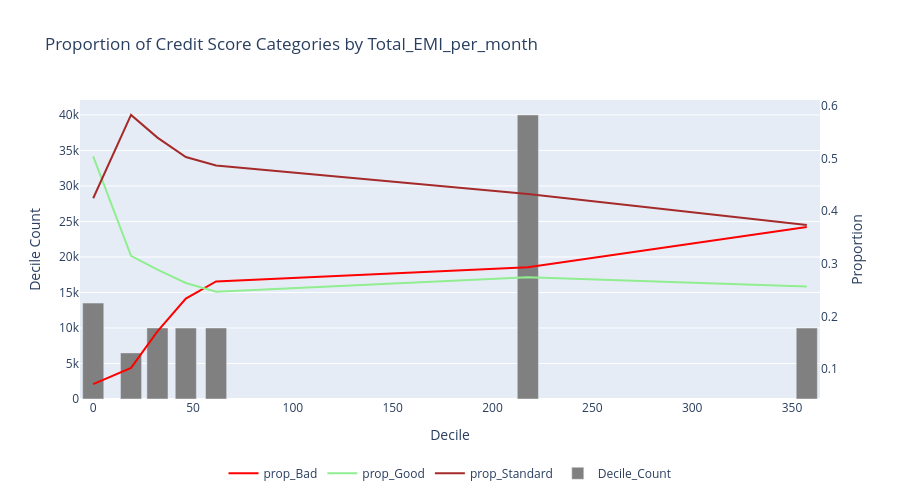

Notebook source saved alongside this figure:
### Code cell
chart_types = {
    "prop_Good":"line",
    "prop_Standard":"line",
    "prop_Bad": "line",  
    "Decile_Count": "bar"    
}

fig = plot_interactive_chart(
    df=grouped_deciles_summary,  
    y_columns=["prop_Bad", "prop_Good", "prop_Standard", "Decile_Count"],  
    x_column="Decile_Max",  
    chart_types=chart_types, 
    title=f"Proportion of Credit Score Categories by {continuous_variable}",
    x_title="Decile",
    y_title="Decile Count",  
    y2_title="Proportion",   
    secondary_y=["prop_Bad", "prop_Good", "prop_Standard"],  
    width=900,
    height=500,
    custom_colors={"prop_Bad": "red", "prop_Good":"lightgreen",
    "prop_Standard":"brown", "Decile_Count": "gray"}  
)

fig.show()

### Figure 1 — Plotly figure (JSON) as saved in the notebook; plotly's stock layout.template omitted (floating-point values rounded to 4 significant figures)
{"data": [{"line": {"color": "red"}, "mode": "lines", "name": "prop_Bad", "type": "scatter", "x": [0, 18.94, 32.18, 46.39, 61.54, 217.7, 357.4], "y": [0.0715, 0.1023, 0.1716, 0.2338, 0.2663, 0.2931, 0.3696], "yaxis": "y2"}, {"line": {"color": "lightgreen"}, "mode": "lines", "name": "prop_Good", "type": "scatter", "x": [0, 18.94, 32.18, 46.39, 61.54, 217.7, 357.4], "y": [0.5041, 0.3151, 0.2888, 0.2634, 0.247, 0.2742, 0.2569], "yaxis": "y2"}, {"line": {"color": "brown"}, "mode": "lines", "name": "prop_Standard", "type": "scatter", "x": [0, 18.94, 32.18, 46.39, 61.54, 217.7, 357.4], "y": [0.4244, 0.5826, 0.5396, 0.5028, 0.4867, 0.4327, 0.3734], "yaxis": "y2"}, {"marker": {"color": "gray"}, "name": "Decile_Count", "type": "bar", "x": [0, 18.94, 32.18, 46.39, 61.54, 217.7, 357.4], "y": [13510, 6493, 10002, 9995, 10003, 40001, 9996], "yaxis": "y"}], "layout": {"height": 500, "legend": {"orientation": "h", "x": 0.5, "xanchor": "center", "y": -0.2, "yanchor": "top"}, "title": {"text": "Proportion of Credit Score Categories by Total_EMI_per_month"}, "width": 900, "xaxis": {"title": {"text": "Decile"}}, "yaxis": {"title": {"text": "Decile Count"}}, "yaxis2": {"overlaying": "y", "showgrid": false, "side": "right", "title": {"text": "Proportion"}}}}
